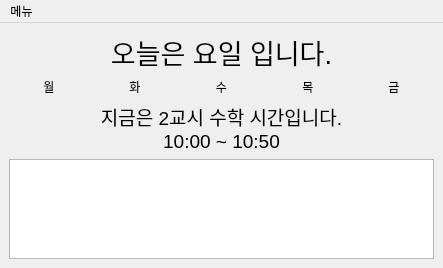
<?xml version="1.0" encoding="UTF-8"?>
<ui version="4.0">
 <class>MainWindow</class>
 <widget class="QMainWindow" name="MainWindow">
  <property name="geometry">
   <rect>
    <x>0</x>
    <y>0</y>
    <width>443</width>
    <height>263</height>
   </rect>
  </property>
  <property name="windowTitle">
   <string>온라인 수업 일정 도우미</string>
  </property>
  <widget class="QWidget" name="centralwidget">
   <layout class="QVBoxLayout" name="verticalLayout">
    <item>
     <widget class="QLabel" name="label_today">
      <property name="sizePolicy">
       <sizepolicy hsizetype="Preferred" vsizetype="Maximum">
        <horstretch>0</horstretch>
        <verstretch>0</verstretch>
       </sizepolicy>
      </property>
      <property name="font">
       <font>
        <pointsize>20</pointsize>
       </font>
      </property>
      <property name="text">
       <string>오늘은 요일 입니다.</string>
      </property>
      <property name="alignment">
       <set>Qt::AlignCenter</set>
      </property>
     </widget>
    </item>
    <item>
     <layout class="QHBoxLayout" name="horizontalLayout">
      <property name="spacing">
       <number>6</number>
      </property>
      <property name="rightMargin">
       <number>0</number>
      </property>
      <item>
       <layout class="QVBoxLayout" name="schedule_mon">
        <item>
         <widget class="QLabel" name="label_mon">
          <property name="sizePolicy">
           <sizepolicy hsizetype="Preferred" vsizetype="Maximum">
            <horstretch>0</horstretch>
            <verstretch>0</verstretch>
           </sizepolicy>
          </property>
          <property name="text">
           <string>월</string>
          </property>
          <property name="alignment">
           <set>Qt::AlignCenter</set>
          </property>
          <property name="margin">
           <number>10</number>
          </property>
         </widget>
        </item>
       </layout>
      </item>
      <item>
       <layout class="QVBoxLayout" name="schedule_tue">
        <item>
         <widget class="QLabel" name="label_tue">
          <property name="sizePolicy">
           <sizepolicy hsizetype="Minimum" vsizetype="Maximum">
            <horstretch>0</horstretch>
            <verstretch>0</verstretch>
           </sizepolicy>
          </property>
          <property name="text">
           <string>화</string>
          </property>
          <property name="alignment">
           <set>Qt::AlignCenter</set>
          </property>
          <property name="margin">
           <number>10</number>
          </property>
         </widget>
        </item>
       </layout>
      </item>
      <item>
       <layout class="QVBoxLayout" name="schedule_wed">
        <item>
         <widget class="QLabel" name="label_wed">
          <property name="sizePolicy">
           <sizepolicy hsizetype="Preferred" vsizetype="Maximum">
            <horstretch>0</horstretch>
            <verstretch>0</verstretch>
           </sizepolicy>
          </property>
          <property name="text">
           <string>수</string>
          </property>
          <property name="alignment">
           <set>Qt::AlignCenter</set>
          </property>
          <property name="margin">
           <number>10</number>
          </property>
         </widget>
        </item>
       </layout>
      </item>
      <item>
       <layout class="QVBoxLayout" name="schedule_thu">
        <item>
         <widget class="QLabel" name="label_thu">
          <property name="sizePolicy">
           <sizepolicy hsizetype="Preferred" vsizetype="Maximum">
            <horstretch>0</horstretch>
            <verstretch>0</verstretch>
           </sizepolicy>
          </property>
          <property name="text">
           <string>목</string>
          </property>
          <property name="alignment">
           <set>Qt::AlignCenter</set>
          </property>
          <property name="margin">
           <number>10</number>
          </property>
         </widget>
        </item>
       </layout>
      </item>
      <item>
       <layout class="QVBoxLayout" name="schedule_fri">
        <item>
         <widget class="QLabel" name="label_fri">
          <property name="sizePolicy">
           <sizepolicy hsizetype="Preferred" vsizetype="Maximum">
            <horstretch>0</horstretch>
            <verstretch>0</verstretch>
           </sizepolicy>
          </property>
          <property name="text">
           <string>금</string>
          </property>
          <property name="alignment">
           <set>Qt::AlignCenter</set>
          </property>
          <property name="margin">
           <number>10</number>
          </property>
         </widget>
        </item>
       </layout>
      </item>
     </layout>
    </item>
    <item>
     <layout class="QVBoxLayout" name="verticalLayout_2">
      <item>
       <widget class="QLabel" name="label_current_time">
        <property name="sizePolicy">
         <sizepolicy hsizetype="Minimum" vsizetype="Maximum">
          <horstretch>0</horstretch>
          <verstretch>0</verstretch>
         </sizepolicy>
        </property>
        <property name="font">
         <font>
          <pointsize>14</pointsize>
         </font>
        </property>
        <property name="text">
         <string>지금은 2교시 수학 시간입니다.
10:00 ~ 10:50</string>
        </property>
        <property name="alignment">
         <set>Qt::AlignCenter</set>
        </property>
       </widget>
      </item>
      <item>
       <widget class="QTextBrowser" name="text_browser_memo">
        <property name="sizePolicy">
         <sizepolicy hsizetype="Minimum" vsizetype="Fixed">
          <horstretch>0</horstretch>
          <verstretch>0</verstretch>
         </sizepolicy>
        </property>
        <property name="maximumSize">
         <size>
          <width>16777215</width>
          <height>100</height>
         </size>
        </property>
       </widget>
      </item>
     </layout>
    </item>
   </layout>
  </widget>
  <widget class="QMenuBar" name="menubar">
   <property name="geometry">
    <rect>
     <x>0</x>
     <y>0</y>
     <width>443</width>
     <height>21</height>
    </rect>
   </property>
   <widget class="QMenu" name="menu">
    <property name="title">
     <string>메뉴</string>
    </property>
    <addaction name="action_schedule_change"/>
    <addaction name="action_open_file"/>
   </widget>
   <addaction name="menu"/>
  </widget>
  <action name="action_schedule_change">
   <property name="text">
    <string>시간표 수정</string>
   </property>
  </action>
  <action name="action_open_file">
   <property name="text">
    <string>파일 불러오기</string>
   </property>
  </action>
 </widget>
 <resources/>
 <connections/>
</ui>
